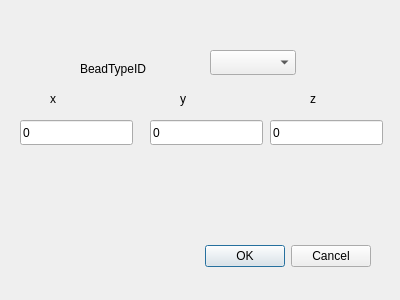
<?xml version="1.0" encoding="UTF-8"?>
<ui version="4.0">
 <class>AddBead</class>
 <widget class="QDialog" name="AddBead">
  <property name="geometry">
   <rect>
    <x>0</x>
    <y>0</y>
    <width>400</width>
    <height>300</height>
   </rect>
  </property>
  <property name="windowTitle">
   <string>Dialog</string>
  </property>
  <widget class="QDialogButtonBox" name="buttonBox">
   <property name="geometry">
    <rect>
     <x>30</x>
     <y>240</y>
     <width>341</width>
     <height>32</height>
    </rect>
   </property>
   <property name="orientation">
    <enum>Qt::Horizontal</enum>
   </property>
   <property name="standardButtons">
    <set>QDialogButtonBox::Cancel|QDialogButtonBox::Ok</set>
   </property>
  </widget>
  <widget class="QLineEdit" name="newBeadX">
   <property name="geometry">
    <rect>
     <x>20</x>
     <y>120</y>
     <width>113</width>
     <height>25</height>
    </rect>
   </property>
   <property name="text">
    <string>0</string>
   </property>
  </widget>
  <widget class="QLabel" name="label">
   <property name="geometry">
    <rect>
     <x>50</x>
     <y>90</y>
     <width>21</width>
     <height>17</height>
    </rect>
   </property>
   <property name="text">
    <string>x</string>
   </property>
  </widget>
  <widget class="QLabel" name="label_2">
   <property name="geometry">
    <rect>
     <x>180</x>
     <y>90</y>
     <width>21</width>
     <height>17</height>
    </rect>
   </property>
   <property name="text">
    <string>y</string>
   </property>
  </widget>
  <widget class="QLineEdit" name="newBeadY">
   <property name="geometry">
    <rect>
     <x>150</x>
     <y>120</y>
     <width>113</width>
     <height>25</height>
    </rect>
   </property>
   <property name="text">
    <string>0</string>
   </property>
  </widget>
  <widget class="QLabel" name="label_3">
   <property name="geometry">
    <rect>
     <x>310</x>
     <y>90</y>
     <width>21</width>
     <height>17</height>
    </rect>
   </property>
   <property name="text">
    <string>z</string>
   </property>
  </widget>
  <widget class="QLabel" name="label_4">
   <property name="geometry">
    <rect>
     <x>80</x>
     <y>60</y>
     <width>101</width>
     <height>17</height>
    </rect>
   </property>
   <property name="text">
    <string>BeadTypeID</string>
   </property>
  </widget>
  <widget class="QLineEdit" name="newBeadZ">
   <property name="geometry">
    <rect>
     <x>270</x>
     <y>120</y>
     <width>113</width>
     <height>25</height>
    </rect>
   </property>
   <property name="text">
    <string>0</string>
   </property>
  </widget>
  <widget class="QComboBox" name="beadTypeID">
   <property name="geometry">
    <rect>
     <x>210</x>
     <y>50</y>
     <width>86</width>
     <height>25</height>
    </rect>
   </property>
  </widget>
 </widget>
 <resources/>
 <connections>
  <connection>
   <sender>buttonBox</sender>
   <signal>accepted()</signal>
   <receiver>AddBead</receiver>
   <slot>accept()</slot>
   <hints>
    <hint type="sourcelabel">
     <x>248</x>
     <y>254</y>
    </hint>
    <hint type="destinationlabel">
     <x>157</x>
     <y>274</y>
    </hint>
   </hints>
  </connection>
  <connection>
   <sender>buttonBox</sender>
   <signal>rejected()</signal>
   <receiver>AddBead</receiver>
   <slot>reject()</slot>
   <hints>
    <hint type="sourcelabel">
     <x>316</x>
     <y>260</y>
    </hint>
    <hint type="destinationlabel">
     <x>286</x>
     <y>274</y>
    </hint>
   </hints>
  </connection>
 </connections>
</ui>
